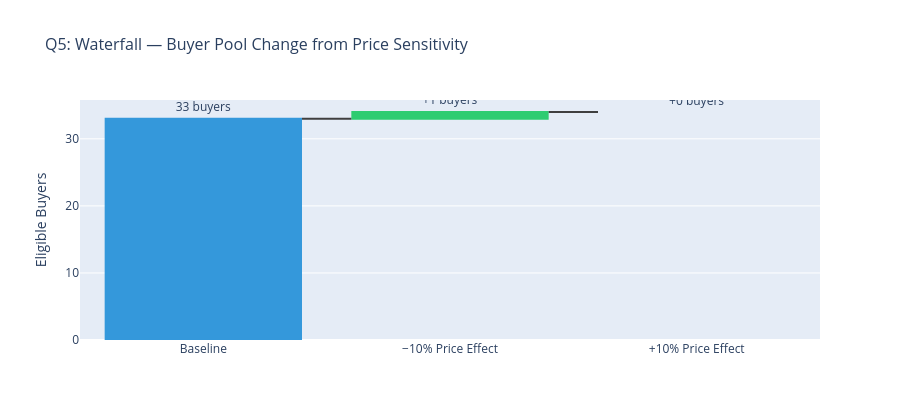

Notebook source saved alongside this figure:
### Code cell
base_count  = int(baseline['adj_affordable'].sum())
minus_count = int(minus_10['adj_affordable'].sum())
plus_count  = int(plus_10['adj_affordable'].sum())

fig3 = go.Figure(go.Waterfall(
    orientation='v',
    measure=['absolute', 'relative', 'relative'],
    x=['Baseline', '−10% Price Effect', '+10% Price Effect'],
    y=[base_count, minus_count - base_count, plus_count - base_count],
    text=[
        f'{base_count} buyers',
        f'{minus_count - base_count:+d} buyers',
        f'{plus_count  - base_count:+d} buyers'
    ],
    textposition='outside',
    connector={'line': {'color': 'rgb(63, 63, 63)'}},
    decreasing={'marker': {'color': '#e74c3c'}},
    increasing={'marker': {'color': '#2ecc71'}},
    totals={'marker': {'color': '#3498db'}}
))

fig3.update_layout(
    title='Q5: Waterfall — Buyer Pool Change from Price Sensitivity',
    yaxis_title='Eligible Buyers',
    height=420,
    title_font_size=16
)
fig3.show()

### Figure 1 — Plotly figure (JSON) as saved in the notebook; plotly's stock layout.template omitted (floating-point values rounded to 4 significant figures)
{"data": [{"connector": {"line": {"color": "rgb(63, 63, 63)"}}, "decreasing": {"marker": {"color": "#e74c3c"}}, "increasing": {"marker": {"color": "#2ecc71"}}, "measure": ["absolute", "relative", "relative"], "orientation": "v", "text": ["33 buyers", "+1 buyers", "+0 buyers"], "textposition": "outside", "totals": {"marker": {"color": "#3498db"}}, "type": "waterfall", "x": ["Baseline", "−10% Price Effect", "+10% Price Effect"], "y": [33, 1, 0]}], "layout": {"height": 420, "title": {"font": {"size": 16}, "text": "Q5: Waterfall — Buyer Pool Change from Price Sensitivity"}, "yaxis": {"title": {"text": "Eligible Buyers"}}}}
